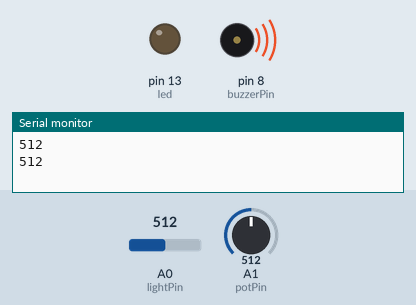
Simulated run of this sketch. Board: Arduino Uno, built with avr-gcc and run on an emulated ATmega328P. Parts: output pins drawn as LEDs (lit = HIGH), buzzer (waves = sounding), the last lines printed to the serial monitor. Dashed ring = blinking. Inputs (shaded band) come from the test bench; at power-on: A0 (lightPin) = 512, A1 (potPin) = 512.

Above: at 1.2 s.
1.3 s: A0 (lightPin) set to 0
At 4.7 s:
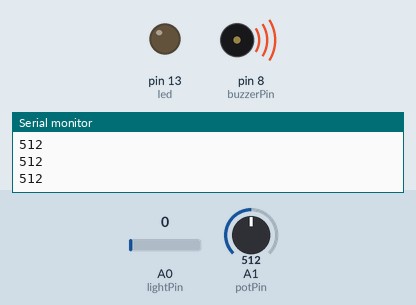
4.8 s: A0 (lightPin) set to 306
At 5.26 s:
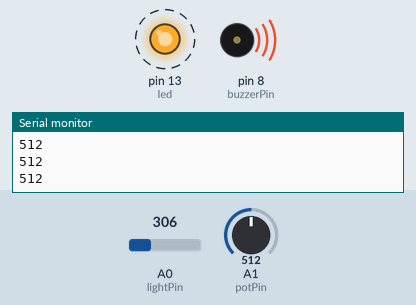
9.3 s: A1 (potPin) set to 3
12.8 s: A1 (potPin) set to 0
At 13.6 s:
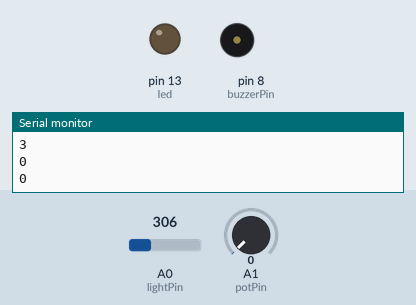
14.8 s: A1 (potPin) set to 122
At 21.76 s:
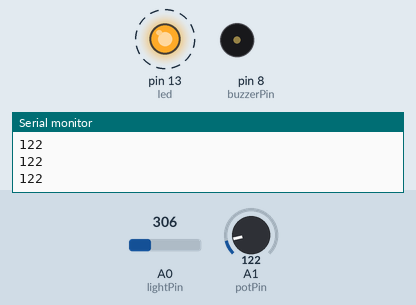
23.6 s: A0 (lightPin) set to 511
Timing chart, 0 to 28.1 s (numbered marks = the images above; inputs shaded):
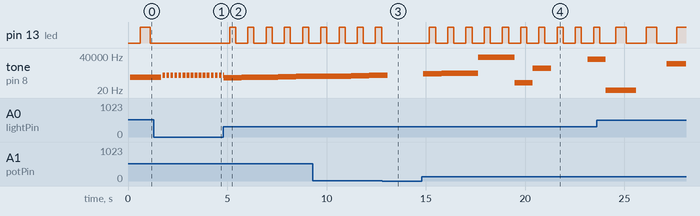

Measured:
- the behaviour switches between 2 and 1 on A1 (potPin) (found by bisection; images 2 and 3)
- after the input at 1.3 s, pin 13 (led): stops changing and stays LOW
- after the input at 4.8 s, pin 13 (led): alternates HIGH for 0.31 s and LOW for 0.61 s, starting after 0.32 s
- after the input at 12.8 s, pin 13 (led): stops changing and stays LOW
- after the input at 14.8 s, pin 13 (led): alternates HIGH for 0.31 s and LOW for 0.61 s, starting after 0.38 s; tone on pin 8 (buzzerPin): plays 784 Hz for 0.92 s, 830 Hz for 0.92 s, 880 Hz for 0.92 s, 29283 Hz for 0.92 s, 29537 Hz for 0.92 s, 104 Hz for 0.92 s … (8 notes in this stretch), starting after 0.08 s
- by itself, tone on pin 8 (buzzerPin): plays 294 Hz for 0.92 s, 329 Hz for 0.92 s, 349 Hz for 0.92 s, 391 Hz for 0.92 s, 415 Hz for 0.82 s

The sketch:

lighttosoundfunctions.ino
```cpp
const int led = 13;
const int lightPin = A0;
const int potPin = A1;
const int buzzerPin = 8;

const int keys[] = {261,294,329,349,391,415,440,455,466,523,554,587,622,659,698,740,784,830,880};

int lightValue = 0;
int onoff = 0;
int counter = 0;
int potValue = 0;
int durr = 0;

void setup() {
  pinMode(led, OUTPUT);
  Serial.begin(9600);
}

void loop() {
  if (onoff) {
    toneAction();
    ledAction();
  } else {
    delay(100);
  }
  potAction();
  counting();
}

void toneAction() {
  tone(buzzerPin, keys[counter]);
  delay(lightValue);
}

void ledAction() {
    digitalWrite(led, HIGH);
    delay(lightValue);
    digitalWrite(led, LOW);
    delay(lightValue);
    lightValue = analogRead(lightPin);
    //Serial.println(lightValue);
}

void potAction() {
  potValue = analogRead(potPin);
  Serial.println(potValue);
  durr = potValue;
  if(potValue > 1) {
    onoff = 1;
  } else {
    onoff = 0;
    tone(buzzerPin, 0, 200);
    delay(200);
  }
}

void counting() {
  if(counter > sizeof(keys)) {
    counter = 0;
  }
  counter++;
}
```
